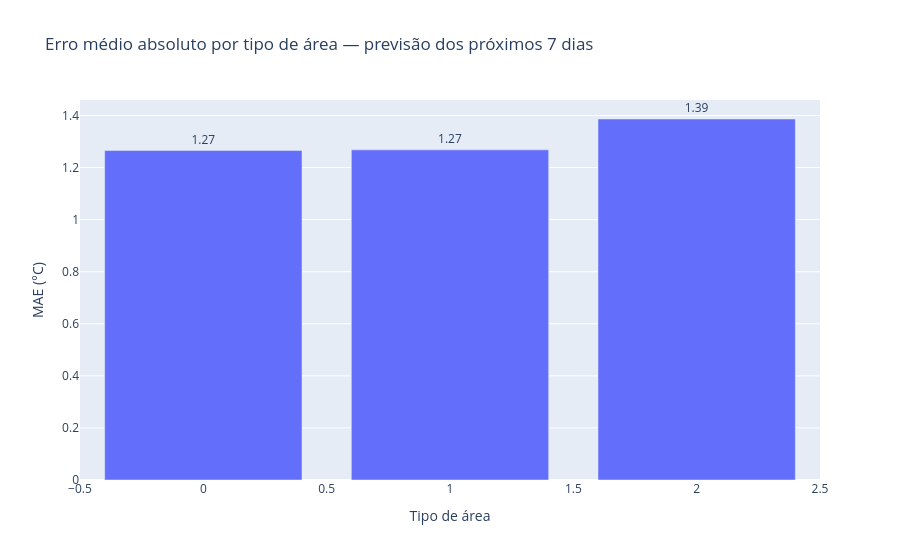

Notebook cell for this chart:
### Markdown cell above
### Gráfico: MAE por tipo de área — próximos 7 dias

### Code cell
erro_tipo_area_semana.createOrReplaceTempView("erro_tipo_area_semana")

erro_tipo_area_semana_rows = spark.sql("""
    SELECT
        tipo_area_idx,
        mae
    FROM erro_tipo_area_semana
    ORDER BY tipo_area_idx
""").collect()

erro_tipo_area_semana_plot = {
    "tipo_area_idx": [row["tipo_area_idx"] for row in erro_tipo_area_semana_rows],
    "mae": [row["mae"] for row in erro_tipo_area_semana_rows]
}

fig = px.bar(
    erro_tipo_area_semana_plot,
    x="tipo_area_idx",
    y="mae",
    text="mae",
    title="Erro médio absoluto por tipo de área — previsão dos próximos 7 dias",
    labels={
        "tipo_area_idx": "Tipo de área",
        "mae": "MAE (°C)"
    }
)

fig.update_traces(texttemplate="%{text:.2f}", textposition="outside")
fig.show()

### Figure 1 — Plotly figure (JSON) as saved in the notebook; plotly's stock layout.template omitted (floating-point values rounded to 4 significant figures)
{"data": [{"hovertemplate": "Tipo de área=%{x}<br>MAE (°C)=%{text}<extra></extra>", "legendgroup": "", "marker": {"color": "#636efa", "pattern": {"shape": ""}}, "name": "", "orientation": "v", "showlegend": false, "text": [1.265, 1.268, 1.387], "textposition": "outside", "texttemplate": "%{text:.2f}", "type": "bar", "x": [0.0, 1.0, 2.0], "xaxis": "x", "y": [1.265, 1.268, 1.387], "yaxis": "y"}], "layout": {"barmode": "relative", "legend": {"tracegroupgap": 0}, "title": {"text": "Erro médio absoluto por tipo de área — previsão dos próximos 7 dias"}, "xaxis": {"anchor": "y", "domain": [0, 1], "title": {"text": "Tipo de área"}}, "yaxis": {"anchor": "x", "domain": [0, 1], "title": {"text": "MAE (°C)"}}}}
